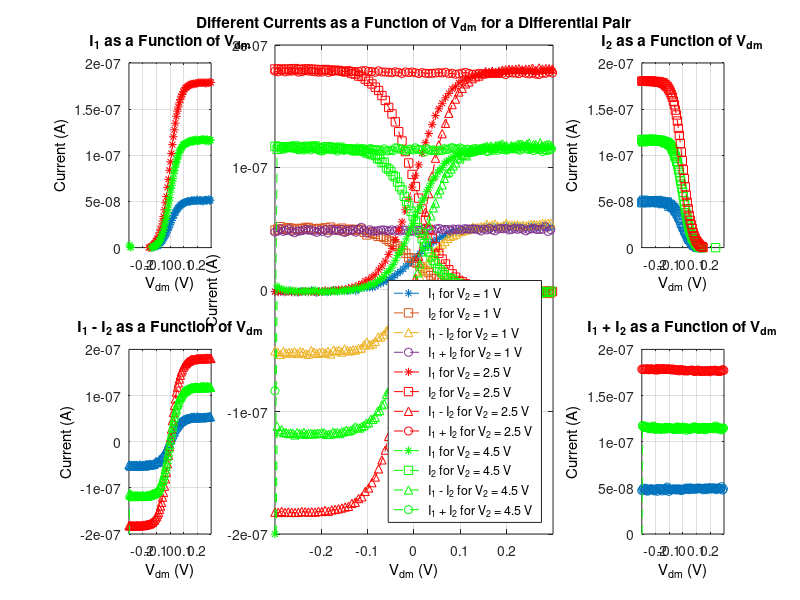

This chart was generated by the following MATLAB code:
%Vdm vs 1 granular
interval = 5;

load('Exp1_Vb0.5_V21_Data.mat');

Vdm1 = linspace(-0.3,0.3,500);
Idm1 = Exp1_Vb1_I1 - Exp1_Vb1_I2;
Icm1 = Exp1_Vb1_I1 + Exp1_Vb1_I2;
I1_1 = Exp1_Vb1_I1;
I2_1 = Exp1_Vb1_I2;

load('Exp1_Vb0.5_V22.5_Data.mat');

Vdm2 = linspace(-0.3,0.3,500);
Idm2 = Exp1_Vb25_I1 - Exp1_Vb25_I2;
Icm2 = Exp1_Vb25_I1 + Exp1_Vb25_I2;
I1_2 = Exp1_Vb25_I1;
I2_2 = Exp1_Vb25_I2;

load('Exp1_Vb0.5_ V24.5_Data.mat')

 Vdm3 = linspace(-0.3,0.3,500);
Idm3 = Exp1_Vb45_I1 - Exp1_Vb45_I2;
Icm3 = Exp1_Vb45_I1 + Exp1_Vb45_I2;
I1_3 = Exp1_Vb45_I1;
I2_3 = Exp1_Vb45_I2;

big = subplot(2,4,[2,3,6,7]);

plot(Vdm1(1:interval:end),I1_1(1:interval:end),'*--'); hold on;
plot(Vdm1(1:interval:end),I2_1(1:interval:end),'s--');
plot(Vdm1(1:interval:end),Idm1(1:interval:end),'^--');
plot(Vdm1(1:interval:end),Icm1(1:interval:end),'o--');

plot(Vdm2(1:interval+1:end),I1_2(1:interval+1:end),'r*--'); 
plot(Vdm2(1:interval+1:end),I2_2(1:interval+1:end),'rs--');
plot(Vdm2(1:interval+1:end),Idm2(1:interval+1:end),'r^--');
plot(Vdm2(1:interval+1:end),Icm2(1:interval+1:end),'ro--');

plot(Vdm3(1:interval-1:end),I1_3(1:interval-1:end),'g*--'); 
plot(Vdm3(1:interval-1:end),I2_3(1:interval-1:end),'gs--');
plot(Vdm3(1:interval-1:end),Idm3(1:interval-1:end),'g^--');
plot(Vdm3(1:interval-1:end),Icm3(1:interval-1:end),'go--');

xlim([-0.3 0.3]);
ylim([-2e-7 2e-7]);
grid on;

legend('I_1 for V_2 = 1 V',...
'I_2 for V_2 = 1 V',...
'I_1 - I_2 for V_2 = 1 V',...
'I_1 + I_2 for V_2 = 1 V',...
'I_1 for V_2 = 2.5 V',...
'I_2 for V_2 = 2.5 V',...
'I_1 - I_2 for V_2 = 2.5 V',...
'I_1 + I_2 for V_2 = 2.5 V',...
'I_1 for V_2 = 4.5 V',...
'I_2 for V_2 = 4.5 V',...
'I_1 - I_2 for V_2 = 4.5 V',...
'I_1 + I_2 for V_2 = 4.5 V','Location','SouthEast')

one = subplot(2,4,1);

plot(Vdm1(1:interval:end),I1_1(1:interval:end),'*--'); hold on;
plot(Vdm2(1:interval+1:end),I1_2(1:interval+1:end),'r*--'); 
plot(Vdm3(1:interval-1:end),I1_3(1:interval-1:end),'g*--'); 

xlim([-0.3 0.3]);
ylim([0 2e-7]);
grid on;

four = subplot(2,4,4);

plot(Vdm1(1:interval:end),I2_1(1:interval:end),'s--'); hold on;
plot(Vdm3(1:interval-1:end),I2_3(1:interval-1:end),'gs--');
plot(Vdm2(1:interval+1:end),I2_2(1:interval+1:end),'rs--');

xlim([-0.3 0.3]);
ylim([0 2e-7]);
grid on;

five = subplot(2,4,5);

plot(Vdm1(1:interval:end),Idm1(1:interval:end),'^--'); hold on;
plot(Vdm2(1:interval+1:end),Idm2(1:interval+1:end),'r^--');
plot(Vdm3(1:interval-1:end),Idm3(1:interval-1:end),'g^--');

xlim([-0.3 0.3]);
ylim([-2e-7 2e-7]); 
grid on;

eight = subplot(2,4,8);

plot(Vdm1(1:interval:end),Icm1(1:interval:end),'o--'); hold on;
plot(Vdm2(1:interval+1:end),Icm2(1:interval+1:end),'ro--');
plot(Vdm3(1:interval-1:end),Icm3(1:interval-1:end),'go--');

xlim([-0.3 0.3]);
ylim([0 2e-7]);
grid on;
set(get(big,'Title'),'String','Different Currents as a Function of V_{dm} for a Differential Pair');
set(get(one,'Title'),'String','I_1 as a Function of V_{dm}');
set(get(four,'Title'),'String','I_2 as a Function of V_{dm}');
set(get(five,'Title'),'String','I_1 - I_2 as a Function of V_{dm}');
set(get(eight,'Title'),'String','I_1 + I_2 as a Function of V_{dm}');

all_ax = findobj(gcf,'Type','axes');
    
for i=1:length(all_ax) %in order to support subplots
    ax = all_ax(i);
    ylbl = get(ax,'ylabel');
    xlbl = get(ax,'xlabel');
    title = get(ax,'Title');
    leg = findobj(gcf,'Type','axes','Tag','legend');
    
    if ~strcmp(get(ax,'Tag'),'legend')
        set(ylbl,'String','Current (A)');
        set(xlbl,'String','V_{dm} (V)');
    end
    
end

% legend('I_1 for V_2 = 1 V',...
% 'I_2 for V_2 = 1 V',...
% 'I_1 - I_2 for V_2 = 1 V',...
% 'I_1 + I_2 for V_2 = 1 V',...
% 'I_1 for V_2 = 2.5 V',...
% 'I_2 for V_2 = 2.5 V',...
% 'I_1 - I_2 for V_2 = 2.5 V',...
% 'I_1 + I_2 for V_2 = 2.5 V',...
% 'I_1 for V_2 = 4.5 V',...
% 'I_2 for V_2 = 4.5 V',...
% 'I_1 - I_2 for V_2 = 4.5 V',...
% 'I_1 + I_2 for V_2 = 4.5 V','Location','SouthEast')